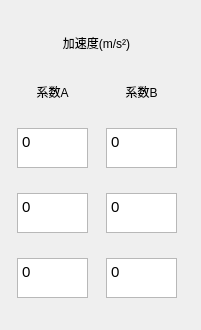
         <widget class="QWidget" name="layoutWidget_4">
          <property name="geometry">
           <rect>
            <x>112</x>
            <y>150</y>
            <width>201</width>
            <height>330</height>
           </rect>
          </property>
          <layout class="QGridLayout" name="gridLayout_10">
           <item row="3" column="1">
            <widget class="QTextBrowser" name="textBrowser_2_x_a_21">
             <property name="minimumSize">
              <size>
               <width>71</width>
               <height>40</height>
              </size>
             </property>
             <property name="maximumSize">
              <size>
               <width>71</width>
               <height>40</height>
              </size>
             </property>
             <property name="font">
              <font>
               <pointsize>11</pointsize>
              </font>
             </property>
             <property name="html">
              <string>&lt;!DOCTYPE HTML PUBLIC &quot;-//W3C//DTD HTML 4.0//EN&quot; &quot;http://www.w3.org/TR/REC-html40/strict.dtd&quot;&gt;
&lt;html&gt;&lt;head&gt;&lt;meta name=&quot;qrichtext&quot; content=&quot;1&quot; /&gt;&lt;style type=&quot;text/css&quot;&gt;
p, li { white-space: pre-wrap; }
&lt;/style&gt;&lt;/head&gt;&lt;body style=&quot; font-family:'SimSun'; font-size:11pt; font-weight:400; font-style:normal;&quot;&gt;
&lt;p style=&quot; margin-top:0px; margin-bottom:0px; margin-left:0px; margin-right:0px; -qt-block-indent:0; text-indent:0px;&quot;&gt;0&lt;/p&gt;&lt;/body&gt;&lt;/html&gt;</string>
             </property>
            </widget>
           </item>
           <item row="2" column="0">
            <widget class="QTextBrowser" name="textBrowser_2_x_a_25">
             <property name="minimumSize">
              <size>
               <width>71</width>
               <height>40</height>
              </size>
             </property>
             <property name="maximumSize">
              <size>
               <width>71</width>
               <height>40</height>
              </size>
             </property>
             <property name="font">
              <font>
               <pointsize>11</pointsize>
              </font>
             </property>
             <property name="html">
              <string>&lt;!DOCTYPE HTML PUBLIC &quot;-//W3C//DTD HTML 4.0//EN&quot; &quot;http://www.w3.org/TR/REC-html40/strict.dtd&quot;&gt;
&lt;html&gt;&lt;head&gt;&lt;meta name=&quot;qrichtext&quot; content=&quot;1&quot; /&gt;&lt;style type=&quot;text/css&quot;&gt;
p, li { white-space: pre-wrap; }
&lt;/style&gt;&lt;/head&gt;&lt;body style=&quot; font-family:'SimSun'; font-size:11pt; font-weight:400; font-style:normal;&quot;&gt;
&lt;p style=&quot; margin-top:0px; margin-bottom:0px; margin-left:0px; margin-right:0px; -qt-block-indent:0; text-indent:0px;&quot;&gt;0&lt;/p&gt;&lt;/body&gt;&lt;/html&gt;</string>
             </property>
            </widget>
           </item>
           <item row="0" column="0" colspan="2">
            <widget class="QLabel" name="label_54">
             <property name="minimumSize">
              <size>
               <width>159</width>
               <height>23</height>
              </size>
             </property>
             <property name="maximumSize">
              <size>
               <width>148</width>
               <height>25</height>
              </size>
             </property>
             <property name="text">
              <string>加速度(m/s²)</string>
             </property>
             <property name="alignment">
              <set>Qt::AlignCenter</set>
             </property>
            </widget>
           </item>
           <item row="1" column="0">
            <widget class="QLabel" name="label_55">
             <property name="minimumSize">
              <size>
               <width>71</width>
               <height>23</height>
              </size>
             </property>
             <property name="maximumSize">
              <size>
               <width>51</width>
               <height>23</height>
              </size>
             </property>
             <property name="text">
              <string>系数A</string>
             </property>
             <property name="alignment">
              <set>Qt::AlignCenter</set>
             </property>
             <property name="wordWrap">
              <bool>false</bool>
             </property>
            </widget>
           </item>
           <item row="4" column="0">
            <widget class="QTextBrowser" name="textBrowser_2_x_a_40">
             <property name="minimumSize">
              <size>
               <width>71</width>
               <height>40</height>
              </size>
             </property>
             <property name="maximumSize">
              <size>
               <width>71</width>
               <height>40</height>
              </size>
             </property>
             <property name="font">
              <font>
               <pointsize>11</pointsize>
              </font>
             </property>
             <property name="html">
              <string>&lt;!DOCTYPE HTML PUBLIC &quot;-//W3C//DTD HTML 4.0//EN&quot; &quot;http://www.w3.org/TR/REC-html40/strict.dtd&quot;&gt;
&lt;html&gt;&lt;head&gt;&lt;meta name=&quot;qrichtext&quot; content=&quot;1&quot; /&gt;&lt;style type=&quot;text/css&quot;&gt;
p, li { white-space: pre-wrap; }
&lt;/style&gt;&lt;/head&gt;&lt;body style=&quot; font-family:'SimSun'; font-size:11pt; font-weight:400; font-style:normal;&quot;&gt;
&lt;p style=&quot; margin-top:0px; margin-bottom:0px; margin-left:0px; margin-right:0px; -qt-block-indent:0; text-indent:0px;&quot;&gt;0&lt;/p&gt;&lt;/body&gt;&lt;/html&gt;</string>
             </property>
            </widget>
           </item>
           <item row="3" column="0">
            <widget class="QTextBrowser" name="textBrowser_2_x_a_42">
             <property name="minimumSize">
              <size>
               <width>71</width>
               <height>40</height>
              </size>
             </property>
             <property name="maximumSize">
              <size>
               <width>71</width>
               <height>40</height>
              </size>
             </property>
             <property name="font">
              <font>
               <pointsize>11</pointsize>
              </font>
             </property>
             <property name="html">
              <string>&lt;!DOCTYPE HTML PUBLIC &quot;-//W3C//DTD HTML 4.0//EN&quot; &quot;http://www.w3.org/TR/REC-html40/strict.dtd&quot;&gt;
&lt;html&gt;&lt;head&gt;&lt;meta name=&quot;qrichtext&quot; content=&quot;1&quot; /&gt;&lt;style type=&quot;text/css&quot;&gt;
p, li { white-space: pre-wrap; }
&lt;/style&gt;&lt;/head&gt;&lt;body style=&quot; font-family:'SimSun'; font-size:11pt; font-weight:400; font-style:normal;&quot;&gt;
&lt;p style=&quot; margin-top:0px; margin-bottom:0px; margin-left:0px; margin-right:0px; -qt-block-indent:0; text-indent:0px;&quot;&gt;0&lt;/p&gt;&lt;/body&gt;&lt;/html&gt;</string>
             </property>
            </widget>
           </item>
           <item row="4" column="1">
            <widget class="QTextBrowser" name="textBrowser_2_x_a_43">
             <property name="minimumSize">
              <size>
               <width>71</width>
               <height>40</height>
              </size>
             </property>
             <property name="maximumSize">
              <size>
               <width>71</width>
               <height>40</height>
              </size>
             </property>
             <property name="font">
              <font>
               <pointsize>11</pointsize>
              </font>
             </property>
             <property name="html">
              <string>&lt;!DOCTYPE HTML PUBLIC &quot;-//W3C//DTD HTML 4.0//EN&quot; &quot;http://www.w3.org/TR/REC-html40/strict.dtd&quot;&gt;
&lt;html&gt;&lt;head&gt;&lt;meta name=&quot;qrichtext&quot; content=&quot;1&quot; /&gt;&lt;style type=&quot;text/css&quot;&gt;
p, li { white-space: pre-wrap; }
&lt;/style&gt;&lt;/head&gt;&lt;body style=&quot; font-family:'SimSun'; font-size:11pt; font-weight:400; font-style:normal;&quot;&gt;
&lt;p style=&quot; margin-top:0px; margin-bottom:0px; margin-left:0px; margin-right:0px; -qt-block-indent:0; text-indent:0px;&quot;&gt;0&lt;/p&gt;&lt;/body&gt;&lt;/html&gt;</string>
             </property>
            </widget>
           </item>
           <item row="2" column="1">
            <widget class="QTextBrowser" name="textBrowser_2_x_a_44">
             <property name="minimumSize">
              <size>
               <width>71</width>
               <height>40</height>
              </size>
             </property>
             <property name="maximumSize">
              <size>
               <width>71</width>
               <height>40</height>
              </size>
             </property>
             <property name="font">
              <font>
               <pointsize>11</pointsize>
              </font>
             </property>
             <property name="html">
              <string>&lt;!DOCTYPE HTML PUBLIC &quot;-//W3C//DTD HTML 4.0//EN&quot; &quot;http://www.w3.org/TR/REC-html40/strict.dtd&quot;&gt;
&lt;html&gt;&lt;head&gt;&lt;meta name=&quot;qrichtext&quot; content=&quot;1&quot; /&gt;&lt;style type=&quot;text/css&quot;&gt;
p, li { white-space: pre-wrap; }
&lt;/style&gt;&lt;/head&gt;&lt;body style=&quot; font-family:'SimSun'; font-size:11pt; font-weight:400; font-style:normal;&quot;&gt;
&lt;p style=&quot; margin-top:0px; margin-bottom:0px; margin-left:0px; margin-right:0px; -qt-block-indent:0; text-indent:0px;&quot;&gt;0&lt;/p&gt;&lt;/body&gt;&lt;/html&gt;</string>
             </property>
            </widget>
           </item>
           <item row="1" column="1">
            <widget class="QLabel" name="label_56">
             <property name="minimumSize">
              <size>
               <width>71</width>
               <height>23</height>
              </size>
             </property>
             <property name="maximumSize">
              <size>
               <width>51</width>
               <height>23</height>
              </size>
             </property>
             <property name="text">
              <string>系数B</string>
             </property>
             <property name="alignment">
              <set>Qt::AlignCenter</set>
             </property>
            </widget>
           </item>
          </layout>
         </widget>
